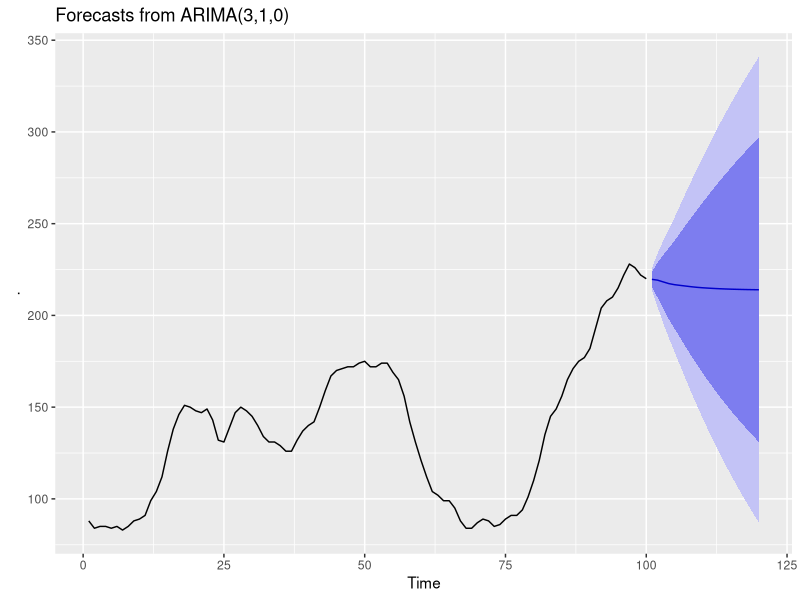
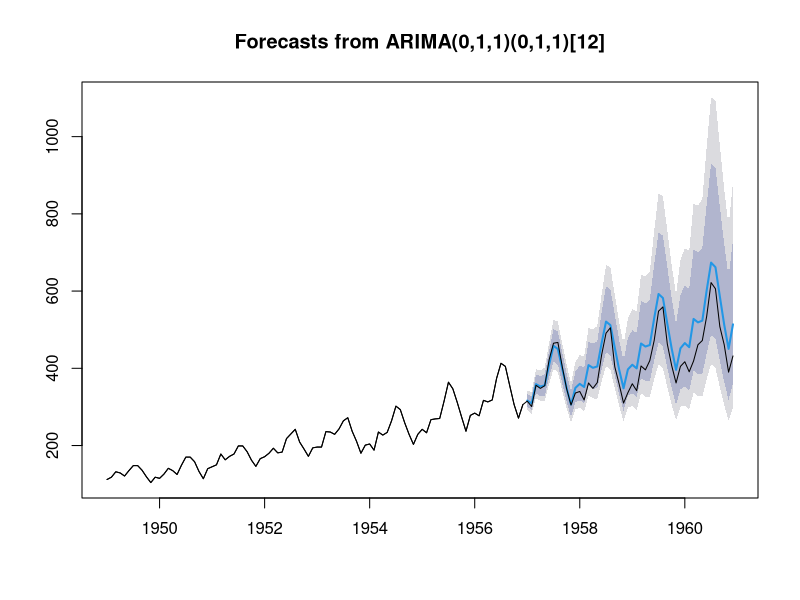

Write the R code that produced these figures, in order.
library(forecast)


### Name: Arima
### Title: Fit ARIMA model to univariate time series
### Aliases: Arima print.ARIMA summary.Arima as.character.Arima
### Keywords: ts

### ** Examples

library(ggplot2)
WWWusage %>%
  Arima(order=c(3,1,0)) %>%
  forecast(h=20) %>%
  autoplot

# Fit model to first few years of AirPassengers data
air.model <- Arima(window(AirPassengers,end=1956+11/12),order=c(0,1,1),
                   seasonal=list(order=c(0,1,1),period=12),lambda=0)
plot(forecast(air.model,h=48))
lines(AirPassengers)

# Apply fitted model to later data
air.model2 <- Arima(window(AirPassengers,start=1957),model=air.model)

# Forecast accuracy measures on the log scale.
# in-sample one-step forecasts.
accuracy(air.model)
# out-of-sample one-step forecasts.
accuracy(air.model2)
# out-of-sample multi-step forecasts
accuracy(forecast(air.model,h=48,lambda=NULL),
         log(window(AirPassengers,start=1957)))
